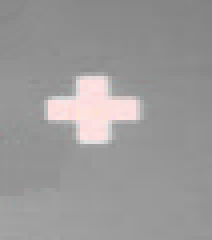
#> input picture images/alignmark.PNG, 53 x 60 px, found by its file name (shown 4 times larger)
$ python threshold.py
#> lines starting #> are read from the running program, lines starting #| are printed output that depends on the picture; after the words box and inside, x2 and y2 are one past the last pixel; in counts of white or black regions, pixels touching at a corner belong together
import cv2
from cv2 import THRESH_BINARY
from cv2 import THRESH_OTSU
import numpy as np

img = cv2.imread('images/alignmark.png')
#> img is the input picture: shape (60, 53, 3); mean B, G, R 153.2, 153.2, 154.9
imgray = cv2.cvtColor(img, cv2.COLOR_BGR2GRAY)

ret, th = cv2.threshold(imgray, 200, 255, THRESH_OTSU)
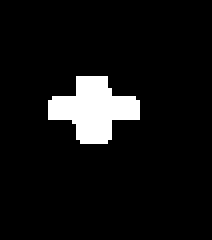
#> th: shape (60, 53) (shown 4 times larger); 7.3% white; 1 white region, box (x1, y1, x2, y2) and area: (12, 19, 35, 36) 231
#> ret = 187

cv2.imshow("result", th)
cv2.waitKey()
